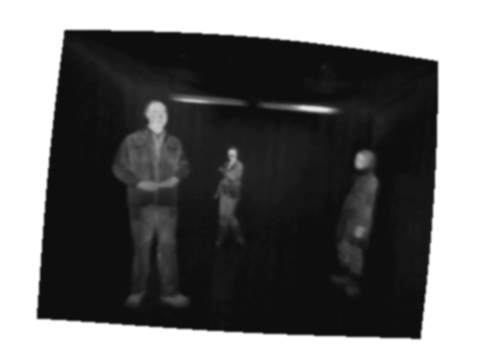
#> input picture infrared_images_analyze/3person.jpg, 480 x 360 px
$ jupyter execute --allow-errors image_analyze_intro.ipynb   (older library calls are emulated)
#> lines starting #> are read from the running program, lines starting #| are printed output that depends on the picture; after the words box and inside, x2 and y2 are one past the last pixel; in counts of white or black regions, pixels touching at a corner belong together
#### libs

**numpy** - for fast work with arrays
**maplotlib.pyplot** - for visualization
**PIL.Image** - read image as an object
**cv2** - library to work with images

[cell 1]
import numpy as np
import matplotlib.pyplot as plt
import cv2

from PIL import Image as Image

**Data Details:**
Pedestrian intersection on the Ohio State University campus
Number of sequences = 10
Total number of images = 284
Format of images = 8-bit grayscale bitmap
Image size = 360 x 240 pixels
Sampling rate = non-uniform, less than 30Hz

[cell 2]
image = Image.open('3person.jpg')
#> image is the input picture: PIL image 480x360 RGB; min 11, max 255, mean 106.2

##### convert Image to numpy array

[cell 3]
im = np.array(image)

### function to convert RGB image to grayscale

[cell 4]
def rgb2gray(rgb):
    return cv2.cvtColor(im, cv2.COLOR_BGR2GRAY)

### function to plot numpy.array

[cell 5]
def plot_image(image):
    plt.imshow(image, cmap = plt.get_cmap('gray'))
    plt.show()

##### remove white space around the images

[cell 6]
def cut_image(image):
    sliced = gray[60 : 320, 60 : 420]
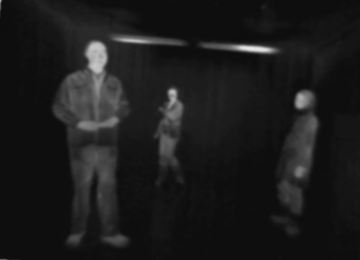
#> sliced: shape (260, 360); min 12, max 233, mean 27.2
    return sliced

[cell 7]
gray = rgb2gray(im)
plot_image(gray)

[cell 8]
image = cut_image(gray)

[cell 9]
plot_image(image)

[cell 10]
image

[cell 11]
img = image.copy()

[cell 12]
ret, thresh = cv2.threshold(img, 60, 255, 0)
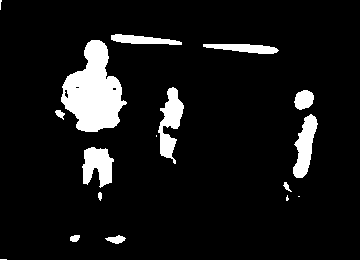
#> thresh: shape (260, 360); 8.5% white; 17 white regions (5 under 20 px)

### first one is source image, second is contour retrieval mode, third is contour approximation method
**contours** is a Python list of all the contours in the image

[cell 13]
img, contours, hierarchy = cv2.findContours(thresh, cv2.RETR_TREE, cv2.CHAIN_APPROX_NONE)
#> contours = 20 contours, 8 with area under 20; largest, box (x1, y1, x2, y2) and area: (61, 40, 127, 132) 3487, (158, 87, 184, 164) 893, (82, 147, 114, 188) 808, (293, 114, 318, 178) 807, (203, 44, 279, 54) 415

### Drawing image contours

[cell 14]
img = cv2.drawContours(img, contours, -1, (0, 255, 0), 3)
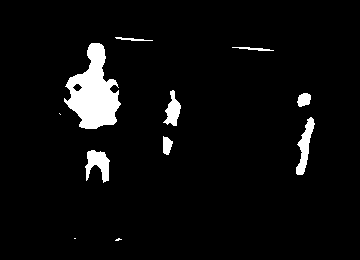
#> img: shape (260, 360); 4.8% white; 11 white regions (3 under 20 px), largest, box (x1, y1, x2, y2) and area: (64, 43, 121, 129) 2728, (296, 117, 315, 175) 480, (85, 150, 110, 183) 474

[cell 15]
plot_image(img)

### MSER algoryth for image segmentation

[cell 16]
mser = cv2.MSER_create()

[cell 17]
test_val = image.copy()

#> (a cell that did not finish here is left out)

#> (a cell that did not finish here is left out)

#> (a cell that did not finish here is left out)

#> (a cell that did not finish here is left out)

#> (a cell that did not finish here is left out)

[cell 23]
plot_image(test_val)

### For classification use dispersia = perimiter^2/area
###### empirecally found that is should be : dispersia > 25 and (dispersia < 58 or dispersia > 65)     (__empirecally found__)

[cell 24]
def calculate_dispersia(contour):
    area = cv2.contourArea(contour)
    perimeter = cv2.arcLength(contour, True)
    if area > 0:
        dispersia = perimeter ** 2 / area
        return dispersia
    else:
        return 0

### Get contours in rectangles
###### needs for extracting and classification

[cell 25]
image_with_recatange_contours = image.copy()

[cell 26]
for contour in contours:
    dispersia = calculate_dispersia(contour)
    if dispersia > 25 and (dispersia < 58 or dispersia > 65): # empirecally found
        rect = cv2.minAreaRect(contour)
        box = cv2.boxPoints(rect)
        box = np.int0(box)
        image_with_recatange_contours = cv2.drawContours(image_with_recatange_contours, [box], 0, (255, 255, 255), 2)
#> this loop made 20 passes
#> (area in calculate_dispersia, perimeter in calculate_dispersia, dispersia, rect, box) on passes 7, 8, 10, 13, 15: (25.5, 27.56, 29.78, ((286.8, 187), (4.16, 11.37), -33.69), [[288, 192], [281, 183], [285, 181], [291, 190]]), (807.5, 162.3, 32.63, ((97.17, 167), (39.3, 30.39), -84.56), [[110, 187], [80, 185], [83, 145], [114, 148]]), (807, 159.5, 31.54, ((303.2, 145.4), (64.72, 18.63), -78.69), [[305, 179], [287, 175], [300, 111], [318, 115]]), (893, 224.5, 56.44, ((169.1, 124.4), (75.06, 22.76), -81.72), [[174, 163], [152, 159], [163, 85], [185, 88]]), (3487, 296.9, 25.29, ((88.95, 88.31), (61.24, 89.24), -20.22), [[75, 140], [44, 57], [102, 35], [133, 119]])
#> (area in calculate_dispersia, perimeter in calculate_dispersia, dispersia) on passes 2, 3, 11, 12, 14, 16: (89.5, 47.21, 24.91), (43, 26.49, 16.31), (41, 30.97, 23.39), (271.5, 63.7, 14.94), (415, 158.6, 60.63), (24.5, 22.73, 21.08)
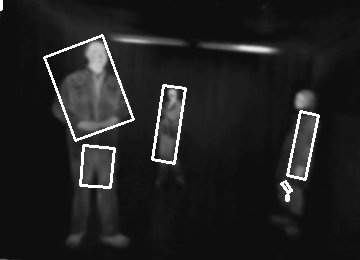
#> image_with_recatange_contours: shape (260, 360); 2.6% of pixels changed, all inside (x1, y1, x2, y2) = (0, 0, 320, 202)
#         ellipse = cv2.fitEllipse(contour)
#         image_with_recatange_contours = cv2.ellipse(image_with_recatange_contours,ellipse,(255,255,255),2)

[cell 27]
plot_image(image_with_recatange_contours)

### Plot only contours

[cell 28]
contours_image = image.copy()

[cell 29]
for i in np.arange(len(contours)):
    dispersia = calculate_dispersia(contours[i])
    if dispersia > 25 and (dispersia < 58 or dispersia > 65):
        cv2.drawContours(contours_image, contours, i, (255, 255, 255), 3)
#> this loop made 20 passes
#> (area in calculate_dispersia, perimeter in calculate_dispersia, dispersia) on passes 2, 3, 7, 8, 10, 11, 12, 13, 14, 15, 16, 19: (89.5, 47.21, 24.91), (43, 26.49, 16.31), (25.5, 27.56, 29.78), (807.5, 162.3, 32.63), (807, 159.5, 31.54), (41, 30.97, 23.39), (271.5, 63.7, 14.94), (893, 224.5, 56.44), (415, 158.6, 60.63), (3487, 296.9, 25.29), (24.5, 22.73, 21.08), (392, 151.8, 58.78)
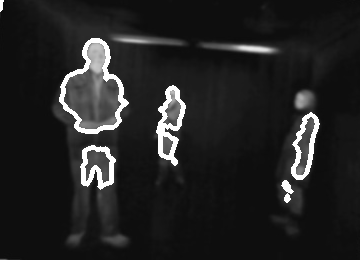
#> contours_image: shape (260, 360); 4.01% of pixels changed, all inside (x1, y1, x2, y2) = (0, 0, 320, 203)
plot_image(contours_image)

$ run again, with infrared_images_analyze/1person.jpg copied over infrared_images_analyze/3person.jpg
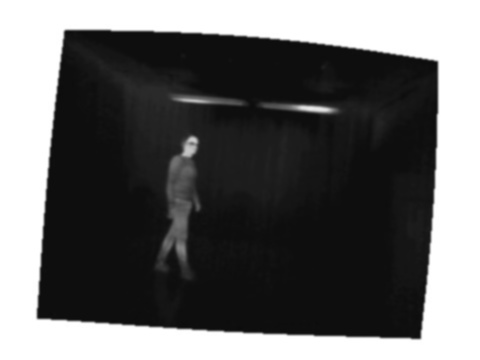
#> input picture infrared_images_analyze/1person.jpg, 480 x 360 px
#> image is the input picture: PIL image 480x360 RGB; min 11, max 255, mean 103.3
#> `ret, thresh = cv2.threshold(img, 60, 255, 0)`:
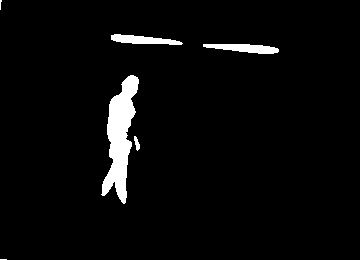
#> thresh: shape (260, 360); 3.7% white; 6 white regions (2 under 20 px)
#> contours = 6 contours, 2 with area under 20; largest, box (x1, y1, x2, y2) and area: (101, 75, 139, 204) 2258, (203, 44, 279, 54) 417, (111, 34, 183, 45) 394, (134, 136, 140, 151) 36
#> img: shape (260, 360); 1.8% white; 3 white regions, box (x1, y1, x2, y2) and area: (105, 78, 136, 199) 1531, (232, 47, 274, 51) 80, (114, 37, 153, 41) 69
#> the loop `for contour in contours:` made 6 passes
#> (area in calculate_dispersia, perimeter in calculate_dispersia, dispersia, rect, box) on passes 2 to 3: (36.5, 32.73, 29.35, ((136.7, 142.7), (4.01, 14.32), -12.53), [[136, 150], [133, 136], [137, 135], [140, 149]]), (2258, 343.1, 52.13, ((118.9, 138.1), (128.3, 26.69), -84.09), [[125, 203], [99, 200], [112, 72], [138, 75]])
#> the loop `for i in np.arange(len(contours)):` made 6 passes
#> (area in calculate_dispersia, perimeter in calculate_dispersia, dispersia) on passes 2 to 5: (36.5, 32.73, 29.35), (2258, 343.1, 52.13), (417, 159.8, 61.24), (394, 152.6, 59.12)
#> after the loop `for i in np.arange(len(contours)):`:
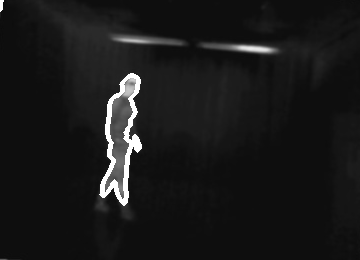
#> contours_image: shape (260, 360); min 11, max 255, mean 25.1
